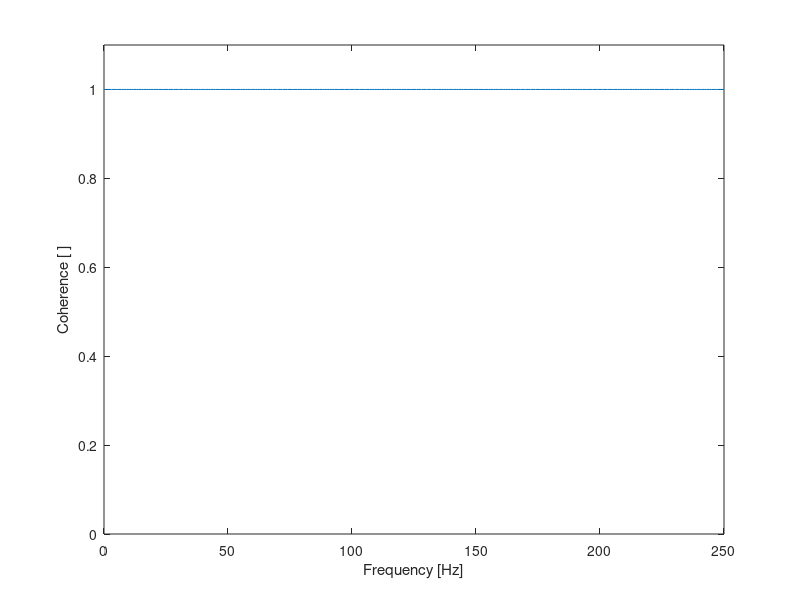

Write the MATLAB code that produced this figure.
%% The Science of Large Data Sets: Spikes, Fields, and Voxels
%  Society for Neuroscience Short Course #2, San Diego, 2013
%  "Introduction to Field Analysis Techniques: The Power Spectrum and Coherence"
%  Mark Kramer (BU)
%  http://math.bu.edu/people/mak/sfn-2013/

%%  Example 1.  Load the data, and plot it.  %%

load d1.mat                                         % Load the data.
plot(t,x)                                           % ... and plot it.   
T=2;                                                % Define the total duration of recording.

xlabel('Time [s]')                                  % Label the x-axis.
ylabel('V [\muV]')                                  % ... and y-axis.

%%  Example 2.  Zoom in, and plot the individual sampled points.

hold on                                             % Hold the graphics window,
plot(t,x, 'k*')                                     % ... plot the individual samples.
xlim([1 1.1])                                       % ... select a narrow time interval.
hold off                                            % Release the graphics window.
dt = 0.002;                                         % Define the sampling interval.

%%  Example 3.  Plot the power spectrum (with real and imaginary parts).

Sxx=2*dt^2/T*fft(x).*conj(fft(x));                  % Compute the power spectrum,
Sxx=10*log10(Sxx);                                  % ... convert to a decibel scale.
plot(Sxx)                                           % ... and plot it.

%%  Example 4.  Plot the power spectrum (with real part only).

Sxx=2*dt^2/T*fft(x).*conj(fft(x));                  % Compute the power spectrum.
Sxx=10*log10(real(Sxx));                            % ... keep the real part and convert to a decibel scale.
plot(Sxx)                                           % ... and plot it.

ylim([-80 10])                                      % Set range of y-values in plot.
xlabel('Indices [ ]')                               % Label x-axis.
ylabel('Power [dB]')                                % Label y-axis.

%%  Example 5.  Plot the power spectrum with correct axes.

Sxx = 2*dt^2/T * fft(x).*conj(fft(x));			    % Compute the power spectrum. 
Sxx=10*log10(Sxx);                                  % ... convert to a decibel scale.
Sxx = Sxx(1:length(x)/2+1);                         % ... ignore negative frequencies.		
df = 1/T;                                           % Determine the frequency resolution. 
fNQ=1/dt/2;                                         % Determine the Nyquist frequency. 
faxis = (0:df:fNQ);                                 % Construct the frequency axis.
plot(faxis, Sxx)                                    % Plot power versus frequency. 
ylim([-80 10])                                      % Set range of y-values in plot.
xlabel('Frequency [Hz]');  ylabel('Power [dB]')     % Label the axes.

%%  Example 6.  Plot the power spectrum without the decibel scale

Sxx = 2*dt^2/T * fft(x).*conj(fft(x));              % Compute the power spectrum. 
Sxx = Sxx(1:length(x)/2+1);                         % ... ignore negative frequencies.		
df = 1/T;                                           % Determine the frequency resolution. 
fNQ=1/dt/2;                                         % Determine the Nyquist frequency. 
faxis = (0:df:fNQ);                                 % Construct the frequency axis.
plot(faxis, Sxx)                                    % Plot power versus frequency. 
ylim([0 10])                                        % Set range of y-values in plot.
xlabel('Frequency [Hz]'); ylabel('Power [\muV^2/Hz]')  % Label the axes.

%%  Example 7.  Apply the Hann taper to the data, and plot it.

xh = hann(length(x)).*x;                            % Apply the Hann taper to the data.
plot(t,xh)                                          % ... and plot it.
xlabel('Time [s]');  ylabel('V [\muV]')             % Label the axes.

%%  Example 8.  Compute the power spectrum of the Hann tapered data.

Sxx = 2*dt^2/T * fft(xh).*conj(fft(xh));			% Compute the power spectrum of Hann tapered data.
Sxx=10*log10(Sxx);                                  % ... convert to a decibel scale.
Sxx = Sxx(1:length(x)/2+1);                         % ... ignore negative frequencies.		
df = 1/T;                                           % Determine the frequency resolution. 
fNQ=1/dt/2;                                         % Determine the Nyquist frequency. 
faxis = (0:df:fNQ);                                 % Construct the frequency axis.
plot(faxis, Sxx)                                    % Plot power versus frequency. 
ylim([-80 10])                                      % Set range of y-values in plot.
xlabel('Frequency [Hz]');  ylabel('Power [dB]')     % Label the axes.

%use Hann taper to reveal pow freq in side

%%  Example 9.  Load the multisensor data and visualize data from the first trial.

clear
load d2.mat                                         % Load the multi-sensor data.

plot(t,x(1,:))                                      % Plot the data from sensor "x", first trial.
hold on                                             % ... hold the graphics window.
plot(t,y(1,:), 'r')                                 % ... plot the data from sensor "y", first trial.
hold off                                            % ... release the graphics window.

ylabel('Voltage [mV]'); xlabel('Time [s]')          % Label the axes.
dt = 0.002;                                         % ... define the sampling interval.
T=1;                                                % ... and the total duration of recording.

%%  Example 10.  Compute the power spectrum for the x sensor, first trial.

Sxx = 2*dt^2/T * fft(x(1,:)).*conj(fft(x(1,:)));	% Compute the power spectrum for sensor "x", first trial. 
Sxx=10*log10(Sxx);                                  % ... convert to a decibel scale.
Sxx = Sxx(1:length(x)/2+1);                         % ... ignore negative frequencies.		
df = 1/T;                                           % Determine the frequency resolution. 
fNQ=1/dt/2;                                         % Determine the Nyquist frequency. 
faxis = (0:df:fNQ);                                 % Construct the frequency axis.
plot(faxis, Sxx)                                    % Plot power versus frequency. 
ylim([-80 10])                                      % Set range of y-values in plot.
xlabel('Frequency [Hz]');  ylabel('Power [dB]')     % Label the axes.

%%  Example 11.  Compute the trial averaged power spectrum for sensor x.

K  = size(x,1);                                     % Define the number of trials.
N  = size(x,2);                                     % Define the number of indices per trial.

Sxx = zeros(1,N);
for k=1:K                                                   % For each trail,
    x0 = x(k,:);                                            % ... get the data,
    Sxx = Sxx + 2*dt^2/T * abs(fft(x0).*conj(fft(x0)));     % ... compute the power spectrum and add to the sum.
end
Sxx = Sxx / K;                                      % ... divide by # trials to compute the mean.
Sxx=10*log10(Sxx);                                  % ... convert to a decibel scale.
Sxx = Sxx(:,1:N/2+1);                               % ... ignore negative frequencies.

df = 1/T;                                           % Determine the frequency resolution.
fNQ = 1/dt/2;                                       % Determine the Nyquist frequency.
faxis = (0:df:fNQ);                                 % Construct the frequency axis.
plot(faxis, Sxx)                                    % Plot power versus frequency.
xlabel('Frequency [Hz]'); ylabel('Power [dB]');     % Label the axes       

%%  Example 12.  Compute the coherence.

K  = size(x,1);                                     % Define the number of trials.
N  = size(x,2);                                     % Define the number of indices per trial.
Sxx = zeros(K,N);                                   % Create variables to save the spectra.
Syy = zeros(K,N);
Sxy = zeros(K,N);
for k=1:K                                                   % Compute the spectra for each trial.
    Sxx(k,:) = 2*dt^2/T * fft(x(k,:)) .* conj(fft(x(k,:))); % ... power spectrum of x.
    Syy(k,:) = 2*dt^2/T * fft(y(k,:)) .* conj(fft(y(k,:))); % ... power spectrum of y.
    Sxy(k,:) = 2*dt^2/T * fft(x(k,:)) .* conj(fft(y(k,:))); % ... cross spectrum.
end
Sxx = Sxx(:,1:N/2+1);                               % Ignore the negative frequencies.
Syy = Syy(:,1:N/2+1);
Sxy = Sxy(:,1:N/2+1);
Sxx = mean(Sxx,1);                                  % Average the spectra across trials.
Syy = mean(Syy,1);
Sxy = mean(Sxy,1);

cohr = abs(Sxy) ./ (sqrt(Sxx) .* sqrt(Syy));        % Compute the coherence.

df = 1/T;                                           % Determine the frequency resolution.
fNQ = 1/dt/2;                                       % Determine the Nyquist frequency.
faxis = (0:df:fNQ);                                 % Construct the frequency axis.
plot(faxis, cohr);                                  % Plot the coherence versus frequency.
ylim([0 1])                                         % Set the axes limits.
xlabel('Frequency [Hz]'); ylabel('Coherence [ ]')   % Label axes.

%%  Example 13.  Coherence for a single trial.

x0 = x(1,:);                                        % Select the first trial from sensor x.
y0 = y(1,:);                                        % Select the first trial from sensor x.

Sxx = 2*dt^2/T * fft(x0) .* conj(fft(x0));          % Power spectrum of x.
Syy = 2*dt^2/T * fft(y0) .* conj(fft(y0));          % Power spectrum of y.
Sxy = 2*dt^2/T * fft(x0) .* conj(fft(y0));          % Cross spectrum between x and y.

Sxx = Sxx(1:N/2+1);                                 % Ignore the negative frequencies.
Syy = Syy(1:N/2+1);
Sxy = Sxy(1:N/2+1);

cohr = abs(Sxy) ./ (sqrt(Sxx) .* sqrt(Syy));        % Compute the coherence.

df = 1/T;                                           % Determine the frequency resolution.
fNQ = 1/dt/2;                                       % Determine the Nyquist frequency.
faxis = (0:df:fNQ);                                 % Construct the frequency axis.
plot(faxis, cohr);                                  % Plot the coherence versus frequency.
ylim([0 1.1])                                       % Set the axes limits.
xlabel('Frequency [Hz]'); ylabel('Coherence [ ]')   % Label axes.

%%  Example 14.  Coherence for a single trial of noise.

x0 = randn(1,N);                                    % Generate a single trial of random data for sensor x.
y0 = randn(1,N);                                    % Generate another trial of random data for sensor y.

Sxx = 2*dt^2/T * fft(x0) .* conj(fft(x0));          % Power spectrum of x.
Syy = 2*dt^2/T * fft(y0) .* conj(fft(y0));          % Power spectrum of y.
Sxy = 2*dt^2/T * fft(x0) .* conj(fft(y0));          % Cross spectrum between x and y.

Sxx = Sxx(1:N/2+1);                                 % Ignore the negative frequencies.
Syy = Syy(1:N/2+1);
Sxy = Sxy(1:N/2+1);

cohr = abs(Sxy) ./ (sqrt(Sxx) .* sqrt(Syy));        % Compute the coherence.

df = 1/T;                                           % Determine the frequency resolution.
fNQ = 1/dt/2;                                       % Determine the Nyquist frequency.
faxis = (0:df:fNQ);                                 % Construct the frequency axis.
plot(faxis, cohr);                                  % Plot the coherence versus frequency.
ylim([0 1.1])                                       % Set the axes limits.
xlabel('Frequency [Hz]'); ylabel('Coherence [ ]')   % Label axes.
